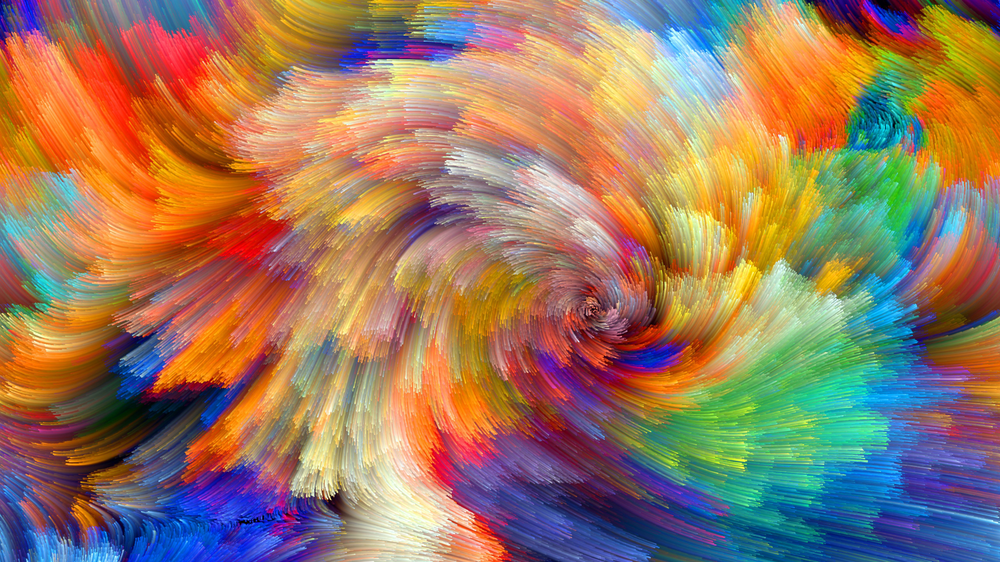
#> input picture OpenCV/colors.png, 1000 x 562 px, shrunk from 5120 x 2880 before the run
$ jupyter execute Image_Processing_Using_CV.ipynb
#> lines starting #> are read from the running program, lines starting #| are printed output that depends on the picture
[cell 1]
import cv2
import matplotlib.pyplot as plt

[cell 2]
image=cv2.imread("colors.png")
#> image is the input picture: shape (562, 1000, 3); mean B, G, R 96.5, 121, 153.2
type(image)

[cell 3]
image.shape
#> Out = (562, 1000, 3)

[cell 4]
plt.imshow(image)

[cell 5]
print(image)
#> (printed output is left out)

[cell 6]
image2 = cv2.cvtColor(image,cv2.COLOR_BGR2RGB)
plt.imshow(image2)

[cell 7]
image3 = cv2.cvtColor(image,cv2.COLOR_BGR2GRAY)
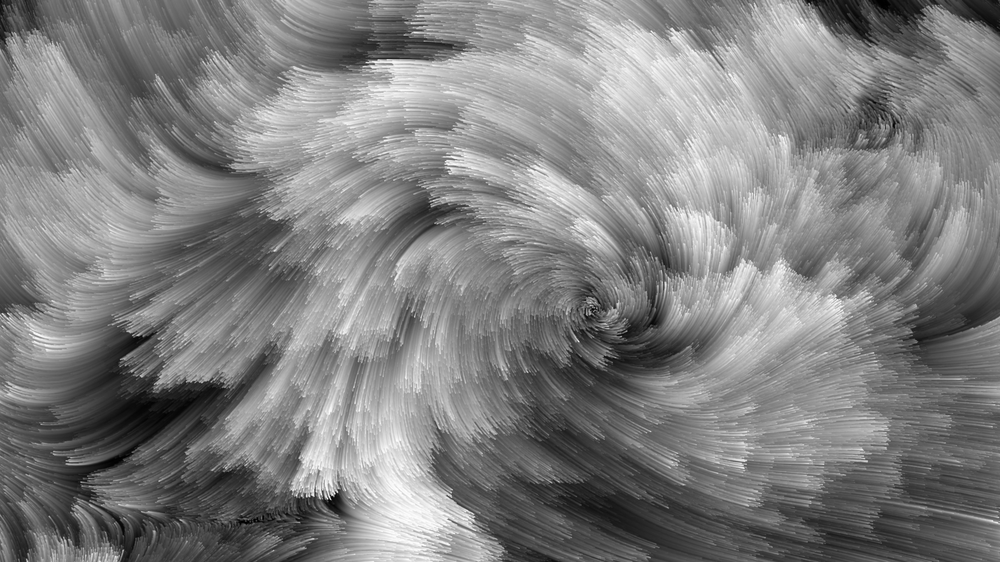
#> image3: shape (562, 1000); min 0, max 255, mean 127.8
plt.imshow(image3)

[cell 8]
image=cv2.imread('colors.png')
blue, green, red=image[:,:,0],image[:,:,1],image[:,:,2]
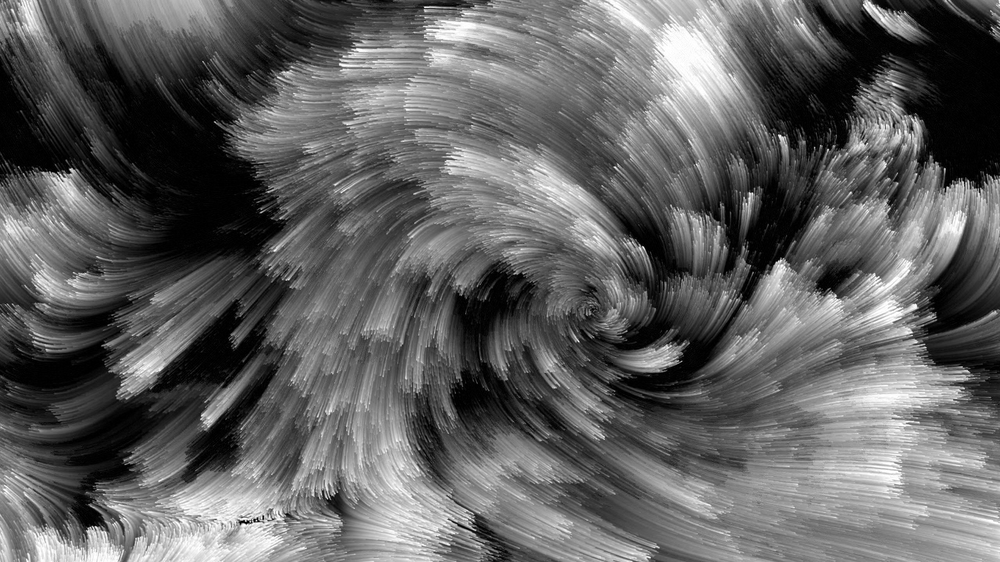
#> blue: shape (562, 1000); min 0, max 255, mean 96.5
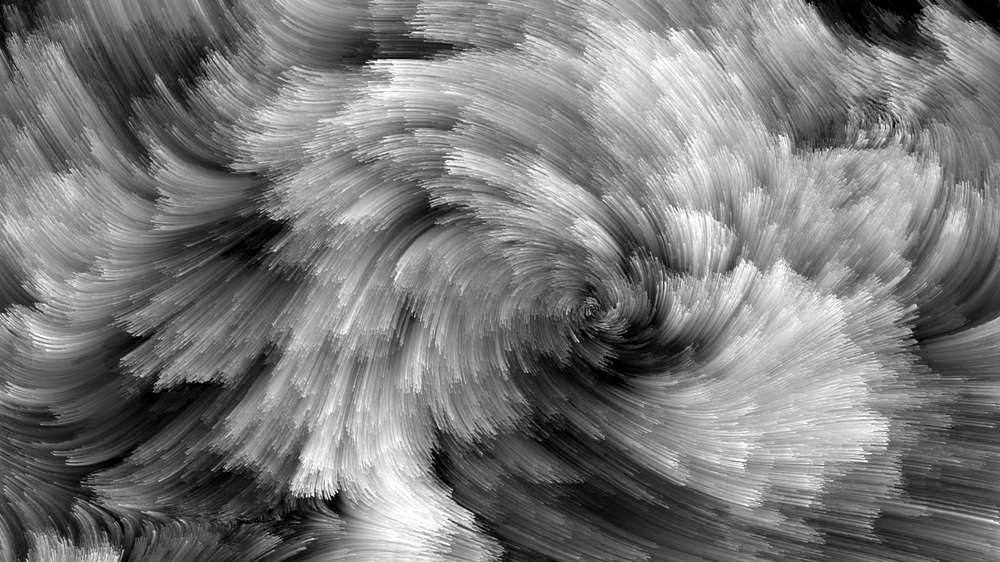
#> green: shape (562, 1000); min 0, max 255, mean 121
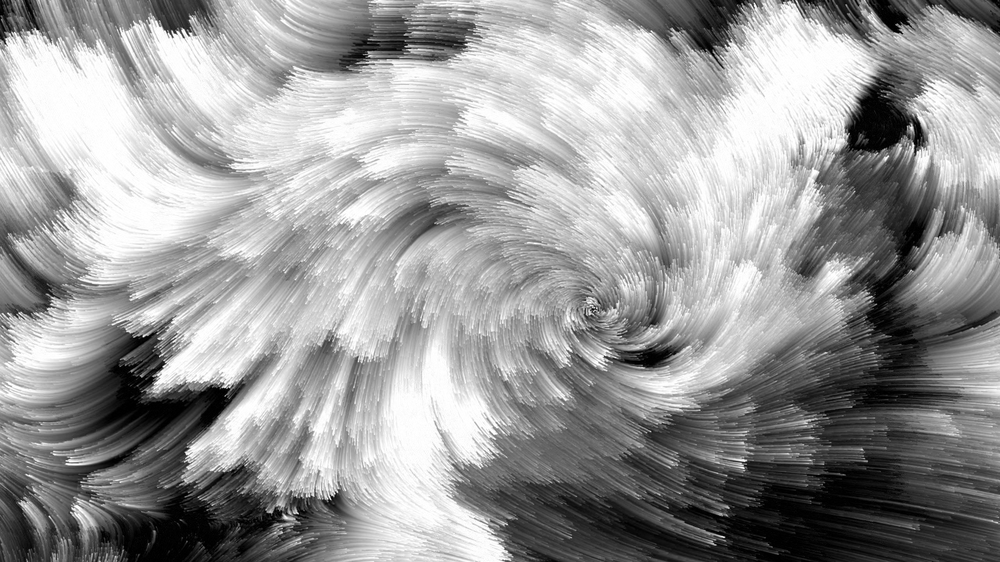
#> red: shape (562, 1000); min 0, max 255, mean 153.2
